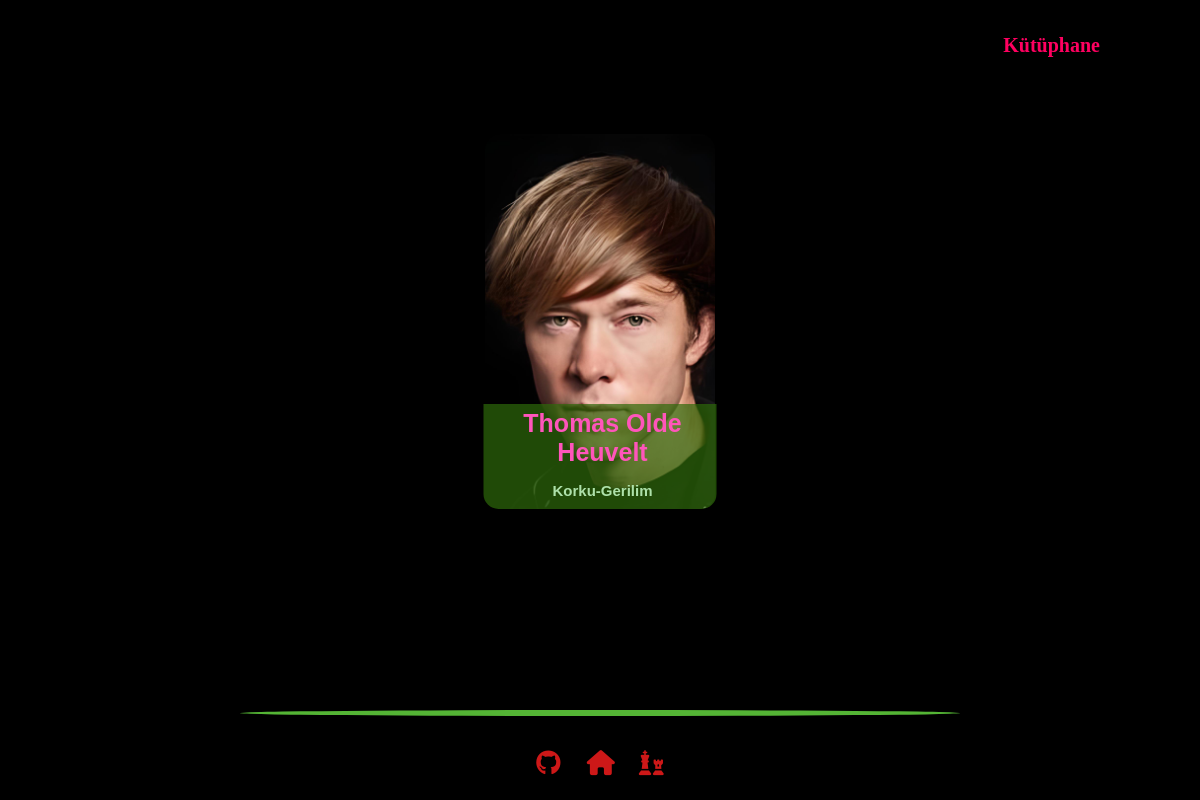
/korku-gerilim-yazarlar, run on the app's committed database.
### library/models.py (models this page shows, shortened)
class Writer(models.Model):
    categories = (
        ('Fantastik-Bilim Kurgu','fantasy'),
        ('Dedektif-Polisiye', 'dedective'),
        ('Psikolojik-Duygusal', 'emotional'),
        ('Romantik-Aşk', 'romantic'),
        ('Kişisel Gelişim', 'self'),
        ('Korku-Gerilim', 'thriller')
    )
    writer_name = models.CharField(max_length=20, verbose_name="Writer Name")
    slug_writer_name = models.SlugField(max_length=20, default='')
    writer_category = models.CharField(max_length=50,choices=categories, verbose_name="Writer Category")
    slug_writer_category = models.SlugField(max_length=50, default='')
    writer_image = models.ImageField(
        upload_to="static/images/writers/", verbose_name="Writer's Image"
    )
    writer_image_style = models.TextField(
        default="center",
        verbose_name="Style of Write's Image",
    )
    writer_bio = models.TextField(verbose_name="Writer's Bio")

### library/views.py (the view)
# urls.py: path('korku-gerilim-yazarlar', views.thriller, name='thriller'),
def thriller(request):
    return render(request, 'thrillerhorror.html', context={'writer' : Writer.objects.all()})

### templates/thrillerhorror.html (shortened to what this page needs)
{% extends "layout.html" %}
{% block body %}
<div class="main-wrtr-container">
  {% for writer in writer %}
  {% if writer.writer_category == 'Korku-Gerilim' %}
  <div class="wrtr-container">
    <div
      class="wrtr-img"
      style="
          border-radius: 15px;background-image: url(../{{writer.writer_image}});
          background-position: {{writer.writer_image_style}} "
    ></div>
    <div class="wrtr-content">{{writer.writer_name}}</div>
    <div class="wrtr-cat">{{writer.writer_category}}</div>
  </div>
  {% endif %}
  {% endfor %}
  <br /><br /><br /><br /><br /><br />
</div>
{% endblock body%}

### static/css/style.css (style rules this page uses)
body, html { height: 100%; margin: 0; padding: 0; background-color: rgb(0, 0, 0); overflow-x: hidden; }
.main-wrtr-container { width: 90%; margin: 1% auto 0; text-align: center; }
.wrtr-container { display: inline-block; position: relative; width: 230px; height: 375px; border-radius: 15px; margin: 3%; cursor: pointer; transition: all 1s ease-in-out; z-index: 1; }
.wrtr-img { position: absolute; top: 0; left: 0; width: 100%; height: 100%; background-size: cover; background-repeat: no-repeat; z-index: -1; border-radius: 15px; }
.wrtr-content { position: absolute; bottom: 0; left: 50%; transform: translateX(-50%); width: calc(100% - 40px); padding: 5px 5px 10px 10px; background-color: rgba(46, 106, 11, 0.7); text-align: center; border-radius: 0 0 15px 15px; width: 218px; height: 90px; font-family: "Marker Felt, fantasy"; font-weight: 900; font-size: 25px; font-family: "Agdasima", sans-serif; color: rgb(255, 85, 187); opacity: 1; transition: opacity 0.5s ease-in-out; }
.wrtr-cat { position: absolute; bottom: 0; left: 50%; transform: translateX(-50%); width: calc(100% - 40px); padding: 5px 5px 10px 10px; text-align: center; font-family: "Marker Felt, fantasy"; font-weight: 900; font-size: 15px; font-family: "Agdasima", sans-serif; color: rgb(174, 225, 170); opacity: 1; transition: opacity 0.5s ease-in-out; }

### data on the page
Writer: writer_image (picture), writer_name "Thomas Olde…", writer_category "Korku-Gerilim"
